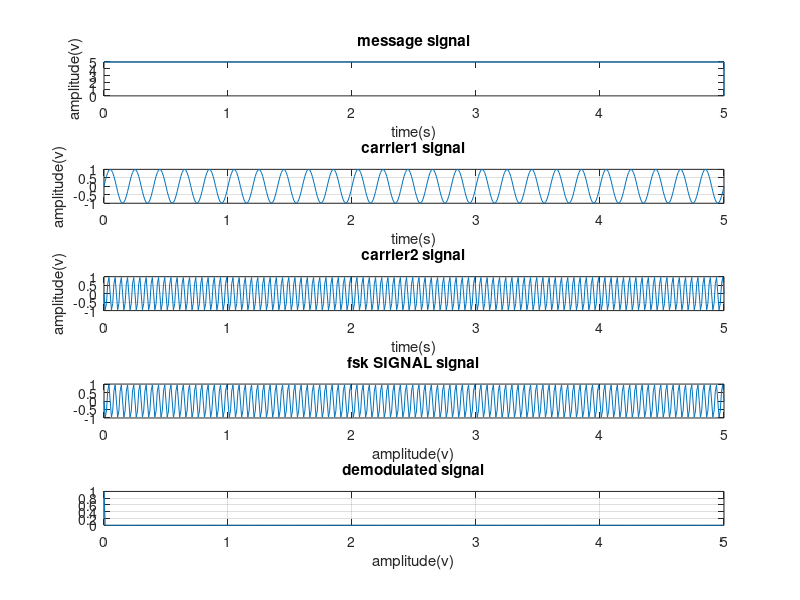

The MATLAB source for this figure:
close all;
clear all;
clf;
fc1=5
fc2=80
n=input('enter no of binary digits');
for i=1:n
    array(i)=input('bit');
end 
l=length(array)
if array(l)==1
array(l+1)=1
else
 array(l+1)=0
end
l1=length(array)
tn=0:l1-1

subplot(5,1,1)
stairs(tn,array)
xlabel('time(s)');
ylabel('amplitude(v)');
title('message signal');

t=0:0.01:l
c1=sin(2*pi*fc1*t);
subplot(5,1,2);
plot(t,c1);
xlabel('time(s)');
ylabel('amplitude(v)');
title('carrier1 signal');
grid on;

t=0:0.01:l
c2=sin(2*pi*fc2*t);
subplot(5,1,3);
plot(t,c2);
xlabel('time(s)');
ylabel('amplitude(v)');
title('carrier2 signal');
grid on;

%fsk modulated signal 

for i=1:l
    for j=(i-1)*100:i*100
        if (array(i)==1)
        s(j+1)=c1(j+1)
        else
          s(j+1)=c2(j+1);
          end
end
end
subplot(5,1,4);
plot(t,s);
xlabel('time(s)');
xlabel('amplitude(v)');
title('fsk SIGNAL signal');
%fsk demodulated signal generation

for i=1:l
    for j=(i-1)*100:i*100
        if (s(j+1)==c1(j+1))
       x(j+1)=1;
        else
          x(j+1)=0;
          end
end
end
subplot(5,1,5);
plot(t,x);
xlabel('time(s)');
xlabel('amplitude(v)');
title('demodulated signal');
grid on;
